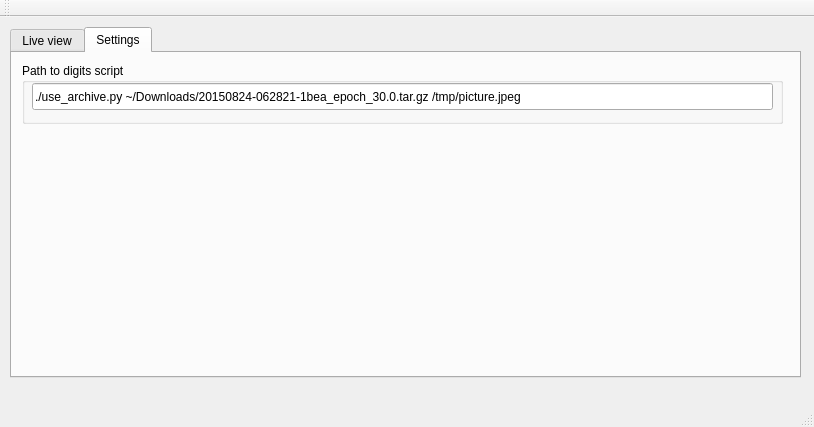
<?xml version="1.0" encoding="UTF-8"?>
<ui version="4.0">
 <class>MainWindow</class>
 <widget class="QMainWindow" name="MainWindow">
  <property name="geometry">
   <rect>
    <x>0</x>
    <y>0</y>
    <width>814</width>
    <height>427</height>
   </rect>
  </property>
  <property name="windowTitle">
   <string>Real-Time Digits</string>
  </property>
  <widget class="QWidget" name="centralWidget">
   <widget class="QTabWidget" name="tabWidget">
    <property name="geometry">
     <rect>
      <x>10</x>
      <y>10</y>
      <width>791</width>
      <height>351</height>
     </rect>
    </property>
    <property name="currentIndex">
     <number>1</number>
    </property>
    <widget class="QWidget" name="tab">
     <attribute name="title">
      <string>Live view</string>
     </attribute>
     <widget class="QLabel" name="label">
      <property name="geometry">
       <rect>
        <x>10</x>
        <y>10</y>
        <width>361</width>
        <height>271</height>
       </rect>
      </property>
      <property name="text">
       <string/>
      </property>
     </widget>
    </widget>
    <widget class="QWidget" name="tab1">
     <attribute name="title">
      <string>Settings</string>
     </attribute>
     <widget class="QGroupBox" name="groupBox">
      <property name="geometry">
       <rect>
        <x>10</x>
        <y>10</y>
        <width>761</width>
        <height>61</height>
       </rect>
      </property>
      <property name="title">
       <string>Path to digits script</string>
      </property>
      <widget class="QLineEdit" name="lineEdit">
       <property name="geometry">
        <rect>
         <x>10</x>
         <y>20</y>
         <width>741</width>
         <height>27</height>
        </rect>
       </property>
       <property name="text">
        <string>./use_archive.py ~/Downloads/20150824-062821-1bea_epoch_30.0.tar.gz /tmp/picture.jpeg</string>
       </property>
      </widget>
     </widget>
    </widget>
   </widget>
  </widget>
  <widget class="QMenuBar" name="menuBar">
   <property name="geometry">
    <rect>
     <x>0</x>
     <y>0</y>
     <width>814</width>
     <height>21</height>
    </rect>
   </property>
  </widget>
  <widget class="QToolBar" name="mainToolBar">
   <attribute name="toolBarArea">
    <enum>TopToolBarArea</enum>
   </attribute>
   <attribute name="toolBarBreak">
    <bool>false</bool>
   </attribute>
  </widget>
  <widget class="QStatusBar" name="statusBar"/>
 </widget>
 <layoutdefault spacing="6" margin="11"/>
 <resources/>
 <connections/>
</ui>
